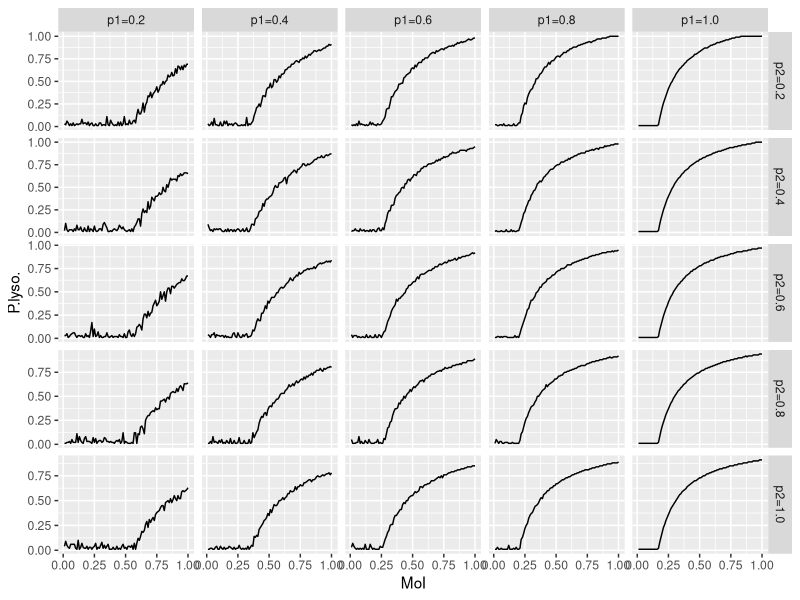

The R script that drew this image:
#####
# Creates lattice grid/facet plot from the data generated by alt_facetdata.py - facetdata<x>.txt where <x> xorresponds to the data folder
# Requires alt_facetdata.py to be executed first
#####
library('ggplot2')

df4 <- read.table("facet_data4.txt", header = TRUE)
# head(df4)
ggplot(df4,aes(x=MoI,y=P.lyso.)) + geom_line() + facet_grid(p2~p1,scales="free_y")